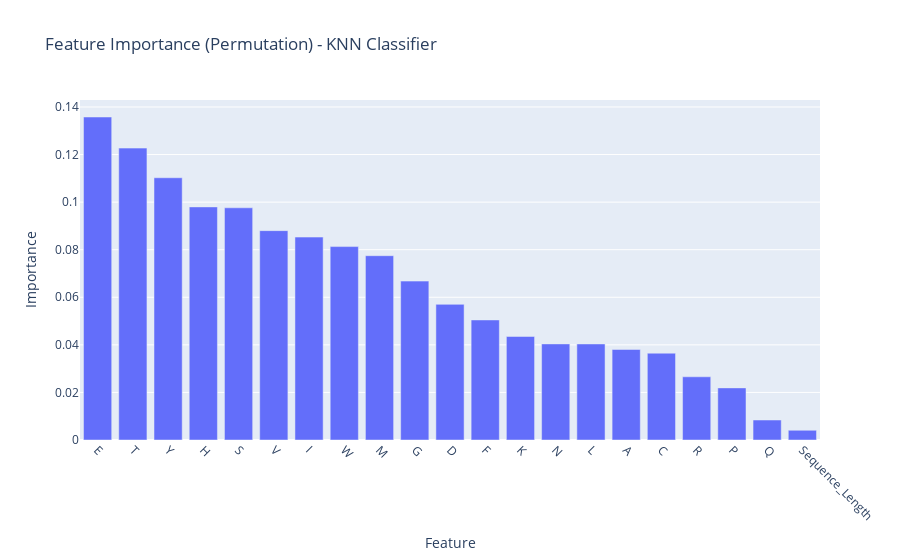

The notebook cell this image was saved under:
### Markdown cell above
### Feature Importance (Permutation Method)

### Code cell
from sklearn.inspection import permutation_importance
import plotly.express as px

result = permutation_importance(knn, X_test_scaled, y_test, n_repeats=10, random_state=42)

importance_df = pd.DataFrame({
    'Feature': X.columns,
    'Importance': result.importances_mean
}).sort_values(by='Importance', ascending=False)

fig = px.bar(
    importance_df,
    x='Feature',
    y='Importance',
    title='Feature Importance (Permutation) - KNN Classifier'
)
fig.update_layout(xaxis_tickangle=45)
fig.show()

### Figure 1 — Plotly figure (JSON) as saved in the notebook; plotly's stock layout.template omitted (floating-point values rounded to 4 significant figures)
{"data": [{"hovertemplate": "Feature=%{x}<br>Importance=%{y}<extra></extra>", "legendgroup": "", "marker": {"color": "#636efa", "pattern": {"shape": ""}}, "name": "", "orientation": "v", "showlegend": false, "textposition": "auto", "type": "bar", "x": ["E", "T", "Y", "H", "S", "V", "I", "W", "M", "G", "D", "F", "K", "N", "L", "A", "C", "R", "P", "Q", "Sequence_Length"], "xaxis": "x", "y": [0.1358, 0.1227, 0.1102, 0.098, 0.09762, 0.08802, 0.0853, 0.08132, 0.07749, 0.0668, 0.05703, 0.05047, 0.04352, 0.0404, 0.04038, 0.03806, 0.0365, 0.02657, 0.02191, 0.008403, 0.004095], "yaxis": "y"}], "layout": {"barmode": "relative", "legend": {"tracegroupgap": 0}, "title": {"text": "Feature Importance (Permutation) - KNN Classifier"}, "xaxis": {"anchor": "y", "domain": [0, 1], "tickangle": 45, "title": {"text": "Feature"}}, "yaxis": {"anchor": "x", "domain": [0, 1], "title": {"text": "Importance"}}}}
